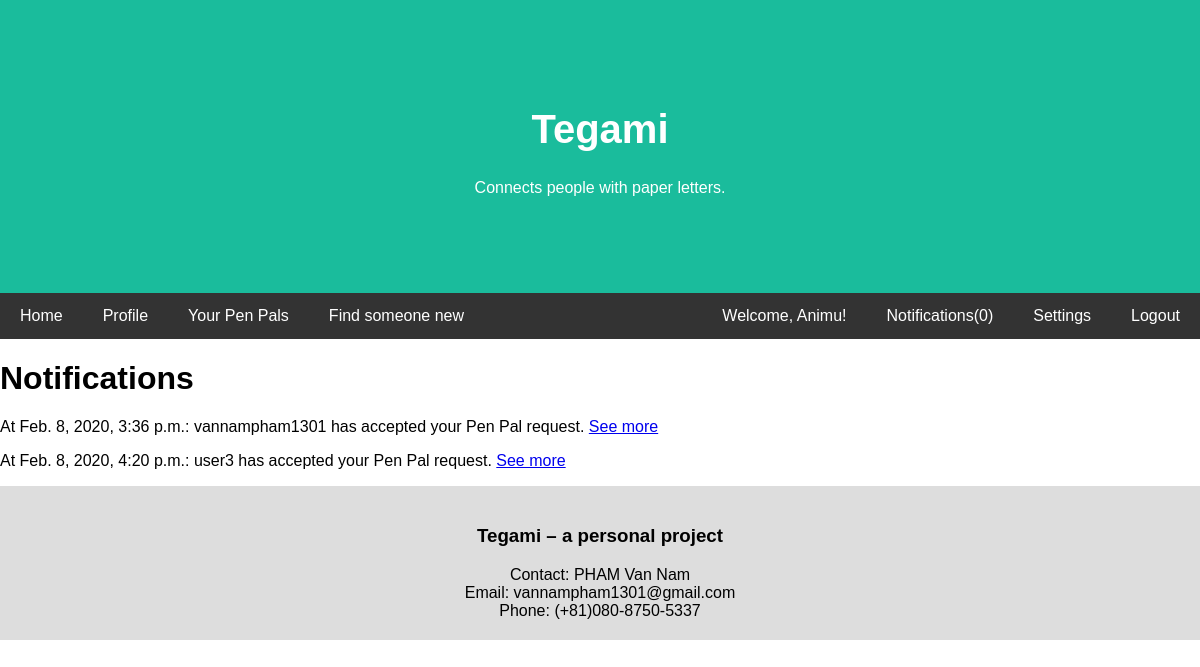
The app's page /account/notifications/ (signed in) with its own data.
### userController/models.py (models this page shows, shortened)
class Profile(models.Model):
    user = models.OneToOneField(User, on_delete=models.CASCADE, related_name='profile')
    GENDER_FEMALE = 0
    GENDER_MALE = 1
    GENDER_CHOICES = [(GENDER_FEMALE, 'Female'), (GENDER_MALE, 'Male')]
    gender = models.IntegerField(choices=GENDER_CHOICES, default=GENDER_MALE)
    intro = models.TextField(max_length=500, blank=True)
    COUNTRY_CHOICES = [
        ('VN', 'Vietnam'),
        ('JP', 'Japan')
        ]
    country = models.CharField(max_length=2, choices=COUNTRY_CHOICES, default='JP')
    address = models.CharField(max_length=100, blank=True)
    DoB = models.DateField(null=True, blank=True)
    profile_pic = models.CharField(max_length=500, blank=True)
    spoken_languages= models.CharField(max_length=100, default="en")
    def count_unread_notis(self):
        notis= self.user.notifications.filter(read=False).count()
        return notis

class Notifications(models.Model):
    user= models.ForeignKey(User, on_delete=models.CASCADE, related_name='notifications')
    time= models.DateTimeField()
    content= models.TextField(max_length=200)
    read= models.BooleanField()
    url= models.URLField()

### userController/views.py (the view)
# urls.py: path('notifications/', views.notifications_view, name='notifications'),
@login_required
def notifications_view(request):
    current_user= request.user
    notifications= current_user.notifications.all()
    for noti in notifications:
        if noti.read==False:
            noti.read=True
            noti.save()
    context= {'notifications': notifications}
    return render(request, 'basic_interface/notifications.html', context)

### templates/basic_interface/notifications.html (shortened to what this page needs)
{% extends "./../common/template.html" %}
{% block content %}
    <h1>Notifications</h1>
    {% if notifications %}
        {% for noti in notifications %}
            <p>At {{ noti.time }}: {{ noti.content }} <a href="{{ noti.url }}">See more</a></p>
        {% endfor %}
    {% else %}
        <p>No notifications to display.</p>
    {% endif %}
{% endblock %}

### templates/common/template.html (shortened to what this page needs)
<!DOCTYPE html>
<html lang="en">
<head>
{% load static %}
<link rel="stylesheet" href="{% static 'css/styles.css' %}">
</head>
<body>
<a href="{% url 'home' %}" style="text-decoration: none;">
<div class="header">
  <h1>Tegami</h1>
  <p>Connects people with paper letters.</p>
</div></a>
<div class="navbar">
  <a href="{% url 'home' %}">Home</a>
  <a href="{% url 'profile' %}">Profile</a>
  <a href="{% url 'current_pals' %}">Your Pen Pals</a>
  <a href="{% url 'matching_query' %}">Find someone new</a>
  {% if user.is_authenticated %}
    <a href="{% url 'logout' %}" class="right">Logout</a>
    <a href="{% url 'settings' %}" class="right">Settings</a>
    <a href="{% url 'notifications' %}" class="right">Notifications({{ user.profile.count_unread_notis }})</a>
    <a href="{% url 'profile' %}" class="right">Welcome, {{ user.first_name }}!</a>
  {% else %}
    <a href="{% url 'register' %}" class="right">Register</a>
    <a href="{% url 'login' %}" class="right">Login</a>
  {% endif %}
</div>
<div>
    {% block content %}{% endblock %}
</div>
<div class="footer">
  <h3>Tegami – a personal project</h3>
  Contact: PHAM Van Nam <br>
  Email: vannampham1301@gmail.com<br>
  Phone: (+81)080-8750-5337
</div>
</body>
</html>

### static/css/styles.css (style rules this page uses)
* { box-sizing: border-box; }
body { font-family: Arial, Helvetica, sans-serif; margin: 0; }
.header { padding: 80px; text-align: center; background: #1abc9c; color: white; }
.header h1 { font-size: 40px; }
.navbar { overflow: hidden; background-color: #333; position: sticky; position: -webkit-sticky; top: 0; }
.navbar a { float: left; display: block; color: white; text-align: center; padding: 14px 20px; text-decoration: none; }
.navbar a.right { float: right; }
.footer { padding: 20px; text-align: center; background: #ddd; }

### records on screen
Notifications: time "Feb. 8, 2020, 3:36 p.m.", content "vannampham1301 has accepted your Pen Pal request."
Notifications: time "Feb. 8, 2020, 4:20 p.m.", content "user3 has accepted your Pen Pal request."

### other values on screen
{{ user.profile.count_unread_notis }} "0"
{{ user.first_name }} "Animu"
